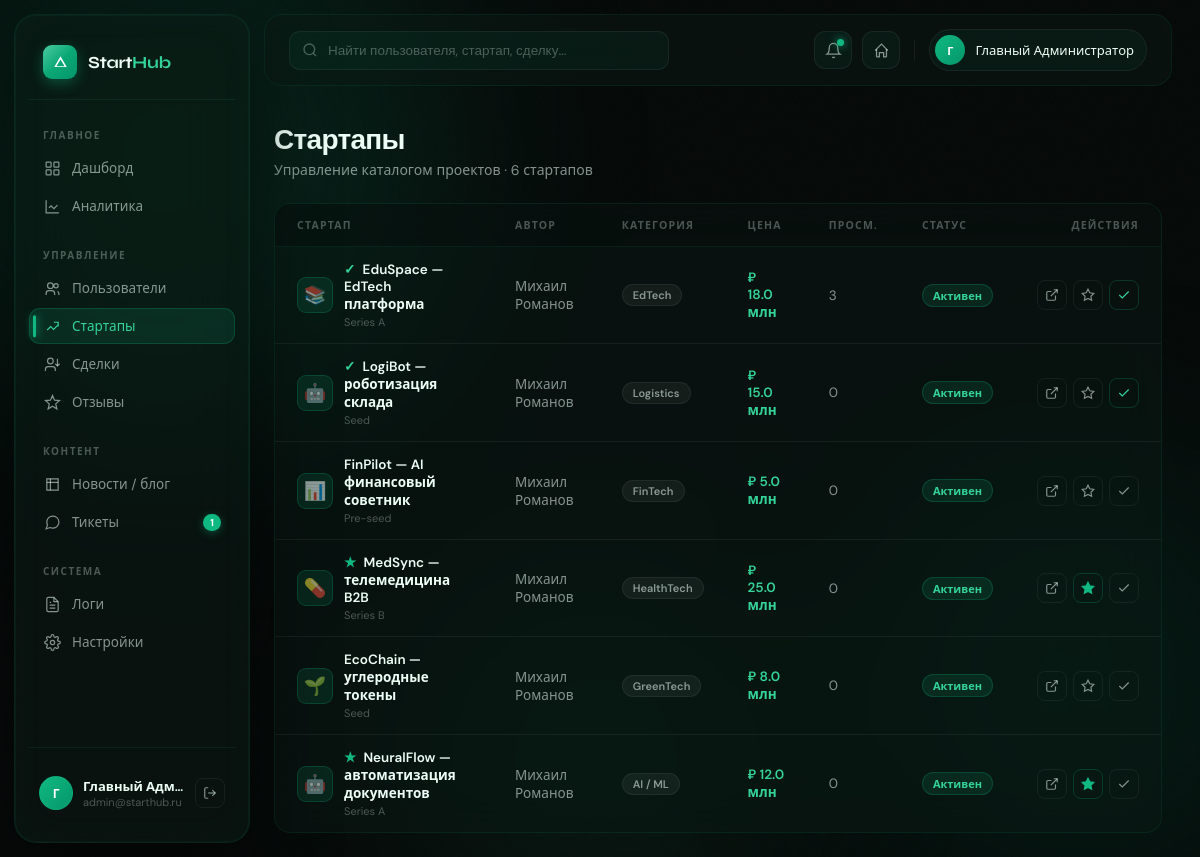
The page /admin/startups (signed in) on the database its author committed.
### models/user.py (models this page shows)
class User(Base):
    __tablename__ = "users"
    id              = Column(Integer, primary_key=True)
    email           = Column(String(255), unique=True, nullable=False, index=True)
    username        = Column(String(64),  unique=True, nullable=False)
    hashed_password = Column(String(255), nullable=False)
    role            = Column(Enum(UserRole), default=UserRole.buyer, nullable=False)
    full_name       = Column(String(128))
    avatar          = Column(String(512))
    bio             = Column(Text)
    phone           = Column(String(32))
    telegram        = Column(String(64))
    website         = Column(String(256))
    location        = Column(String(128))
    is_active       = Column(Boolean, default=True)
    is_verified     = Column(Boolean, default=False)
    is_banned       = Column(Boolean, default=False)
    ban_reason      = Column(Text)
    last_seen       = Column(DateTime, default=lambda: datetime.now(timezone.utc))
    created_at      = Column(DateTime, default=lambda: datetime.now(timezone.utc))
    updated_at      = Column(DateTime, default=lambda: datetime.now(timezone.utc),
                             onupdate=lambda: datetime.now(timezone.utc))
    startups          = relationship("Startup", back_populates="author", lazy="select")
    deals_as_buyer    = relationship("Deal", back_populates="buyer", foreign_keys="Deal.buyer_id")
    messages          = relationship("Message", back_populates="sender")
    favorite_startups = relationship("Startup", secondary=favorites, back_populates="favorited_by")
    notifications     = relationship("Notification", back_populates="user", cascade="all, delete-orphan")
    reviews_given     = relationship("Review", back_populates="author",      foreign_keys="Review.author_id")
    reviews_received  = relationship("Review", back_populates="target_user", foreign_keys="Review.target_user_id")
    tickets           = relationship("SupportTicket", back_populates="user", foreign_keys="SupportTicket.user_id")
    wallet            = relationship("Wallet", back_populates="user", uselist=False, cascade="all, delete-orphan")
    activity_logs     = relationship("ActivityLog", back_populates="user", cascade="all, delete-orphan")

### models/startup.py (models this page shows)
class Startup(Base):
    __tablename__ = "startups"
    id            = Column(Integer, primary_key=True)
    author_id     = Column(Integer, ForeignKey("users.id"), nullable=False, index=True)
    title         = Column(String(256), nullable=False)
    slug          = Column(String(256), unique=True, nullable=False, index=True)
    category      = Column(String(64))
    stage         = Column(String(64))
    tagline       = Column(String(512))
    description   = Column(Text)
    cover_image   = Column(String(512))
    emoji         = Column(String(8), default="🚀")
    price         = Column(Float)
    revenue       = Column(Float)
    valuation     = Column(Float)
    team_size     = Column(Integer)
    founded_year  = Column(Integer)
    website       = Column(String(256))
    pitch_deck_url = Column(String(512))
    status        = Column(Enum(StartupStatus), default=StartupStatus.draft)
    is_featured   = Column(Boolean, default=False)
    is_verified   = Column(Boolean, default=False)
    views_count   = Column(Integer, default=0)
    deals_count   = Column(Integer, default=0)
    created_at    = Column(DateTime, default=lambda: datetime.now(timezone.utc))
    updated_at    = Column(DateTime, default=lambda: datetime.now(timezone.utc),
                           onupdate=lambda: datetime.now(timezone.utc))
    author       = relationship("User", back_populates="startups")
    deals        = relationship("Deal", back_populates="startup")
    favorited_by = relationship("User", secondary="favorites", back_populates="favorite_startups")
    tags         = relationship("Tag",  secondary=startup_tags_assoc, back_populates="startups")
    reviews      = relationship("Review", back_populates="startup", foreign_keys="Review.startup_id")

### routers/admin.py (the view)
@router.get("/startups", response_class=HTMLResponse)
async def startups_list(request: Request, db: AsyncSession = Depends(get_db)):
    admin = await _require_admin(request, db)
    badges = await _badges(db)
    startups = (await db.execute(
        select(Startup).options(selectinload(Startup.author)).order_by(Startup.created_at.desc())
    )).scalars().all()
    return render(request, "admin/startups.html", {"user": admin, **badges, "startups": startups})

### templates/admin/startups.html (shortened to what this page needs)
{% extends "admin/base_admin.html" %}
{% block admin_content %}
<div class="page-h">
  <div class="page-h-left">
    <h1>Стартапы</h1>
    <p>Управление каталогом проектов · {{ startups|length }} стартапов</p>
  </div>
</div>
<div class="table-wrap reveal">
  <table class="tbl">
    <thead>
      <tr>
        <th>Стартап</th>
        <th>Автор</th>
        <th>Категория</th>
        <th>Цена</th>
        <th>Просм.</th>
        <th>Статус</th>
        <th style="text-align:right">Действия</th>
      </tr>
    </thead>
    <tbody>
      {% for s in startups %}
      <tr>
        <td>
          <div style="display:flex;align-items:center;gap:11px">
            <div style="width:36px;height:36px;border-radius:9px;background:var(--em-dim);border:1px solid var(--em-border);display:flex;align-items:center;justify-content:center;font-size:18px;flex-shrink:0">{{ s.emoji or '🚀' }}</div>
            <div>
              <div class="tbl-name">
                {% if s.is_featured %}<span title="Featured" style="color:var(--em);margin-right:4px">★</span>{% endif %}
                {% if s.is_verified %}<span title="Verified" style="color:var(--em2);margin-right:4px">✓</span>{% endif %}
                {{ s.title }}
              </div>
              <div style="font-size:11px;color:var(--text-dim);margin-top:2px">{{ s.stage or '—' }}</div>
            </div>
          </div>
        </td>
        <td>{{ s.author.full_name or s.author.username if s.author else '—' }}</td>
        <td><span class="badge badge-grey">{{ s.category or '—' }}</span></td>
        <td style="font-weight:600;color:var(--em2)">{{ s.price | money }}</td>
        <td>{{ s.views_count or 0 }}</td>
        <td>
          {% if s.status.value == 'active' %}<span class="badge badge-em">Активен</span>
          {% elif s.status.value == 'draft' %}<span class="badge badge-grey">Черновик</span>
          {% elif s.status.value == 'sold' %}<span class="badge badge-purple">Продан</span>
          {% else %}<span class="badge badge-red">Архив</span>{% endif %}
        </td>
        <td style="text-align:right">
          <div class="row-actions" style="justify-content:flex-end">
            <a href="/startup/{{ s.slug }}" target="_blank" class="row-action" title="Открыть">
              <svg viewBox="0 0 24 24" fill="none" stroke="currentColor" stroke-width="2"><path d="M18 13v6a2 2 0 0 1-2 2H5a2 2 0 0 1-2-2V8a2 2 0 0 1 2-2h6"/><polyline points="15 3 21 3 21 9"/><line x1="10" y1="14" x2="21" y2="3"/></svg>
            </a>
            <form method="post" action="/admin/startups/{{ s.id }}/feature" style="display:inline">
              <button class="row-action" title="{% if s.is_featured %}Снять с featured{% else %}Сделать featured{% endif %}" style="{% if s.is_featured %}color:var(--em);border-color:var(--em-border){% endif %}">
                <svg viewBox="0 0 24 24" fill="{% if s.is_featured %}currentColor{% else %}none{% endif %}" stroke="currentColor" stroke-width="2"><path d="M12 2l3.09 6.26L22 9.27l-5 4.87 1.18 6.88L12 17.77l-6.18 3.25L7 14.14 2 9.27l6.91-1.01L12 2z"/></svg>
              </button>
            </form>
            <form method="post" action="/admin/startups/{{ s.id }}/verify" style="display:inline">
              <button class="row-action" title="{% if s.is_verified %}Снять верификацию{% else %}Верифицировать{% endif %}" style="{% if s.is_verified %}color:var(--em2);border-color:var(--em-border){% endif %}">
                <svg viewBox="0 0 24 24" fill="none" stroke="currentColor" stroke-width="2"><polyline points="20 6 9 17 4 12"/></svg>
              </button>
            </form>
          </div>
        </td>
      </tr>
      {% else %}
      <tr><td colspan="7"><div class="empty"><div class="empty-icon">🚀</div><h3>Стартапов нет</h3><p>Появятся после первой публикации</p></div></td></tr>
      {% endfor %}
    </tbody>
  </table>
</div>
{% endblock %}

### templates/admin/base_admin.html (shortened to what this page needs)
<!DOCTYPE html>
<html lang="ru">
<head>
</head>
<body>
<div class="blob-container">
  <div class="blob b1"></div>
  <div class="blob b2"></div>
  <div class="blob b3"></div>
</div>
<div class="admin-shell">
  <aside class="sidebar">
    <a href="/" class="sidebar-logo">
      <div class="logo-mark">
        <svg viewBox="0 0 24 24" xmlns="http://www.w3.org/2000/svg"><path d="M12 2L2 19h20L12 2zm0 5l6.5 11h-13L12 7z"/></svg>
      </div>
      <div class="logo-text">Start<span>Hub</span></div>
    </a>
    <div class="sidebar-section">
      <div class="sidebar-section-label">Главное</div>
      <a href="/admin/dashboard" class="nav-item {% if request.url.path == '/admin/dashboard' %}active{% endif %}">
        <span class="nav-icon">
          <svg viewBox="0 0 24 24" fill="none" stroke="currentColor"><rect x="3" y="3" width="7" height="7" rx="1"/><rect x="14" y="3" width="7" height="7" rx="1"/><rect x="3" y="14" width="7" height="7" rx="1"/><rect x="14" y="14" width="7" height="7" rx="1"/></svg>
        </span>
        Дашборд
      </a>
      <a href="/admin/analytics" class="nav-item {% if request.url.path == '/admin/analytics' %}active{% endif %}">
        <span class="nav-icon">
          <svg viewBox="0 0 24 24" fill="none" stroke="currentColor"><path d="M3 3v18h18"/><path d="M7 14l3-3 4 4 5-5"/></svg>
        </span>
        Аналитика
      </a>
    </div>
    <div class="sidebar-section">
      <div class="sidebar-section-label">Управление</div>
      <a href="/admin/users" class="nav-item {% if request.url.path.startswith('/admin/users') %}active{% endif %}">
        <span class="nav-icon">
          <svg viewBox="0 0 24 24" fill="none" stroke="currentColor"><circle cx="9" cy="8" r="4"/><path d="M3 21v-2a4 4 0 0 1 4-4h4a4 4 0 0 1 4 4v2"/><circle cx="17" cy="8" r="3"/><path d="M21 21v-2a3 3 0 0 0-2-2.83"/></svg>
        </span>
        Пользователи
      </a>
      <a href="/admin/startups" class="nav-item {% if request.url.path.startswith('/admin/startups') %}active{% endif %}">
        <span class="nav-icon">
          <svg viewBox="0 0 24 24" fill="none" stroke="currentColor"><path d="M4.5 17l5-5 4 4 6-6"/><path d="M14 6h6v6"/></svg>
        </span>
        Стартапы
      </a>
      <a href="/admin/deals" class="nav-item {% if request.url.path.startswith('/admin/deals') %}active{% endif %}">
        <span class="nav-icon">
          <svg viewBox="0 0 24 24" fill="none" stroke="currentColor"><path d="M16 21v-2a4 4 0 0 0-4-4H6a4 4 0 0 0-4 4v2"/><circle cx="9" cy="7" r="4"/><path d="M22 11l-3 3-3-3"/><path d="M19 14V4"/></svg>
        </span>
        Сделки
      </a>
      <a href="/admin/reviews" class="nav-item {% if request.url.path.startswith('/admin/reviews') %}active{% endif %}">
        <span class="nav-icon">
          <svg viewBox="0 0 24 24" fill="none" stroke="currentColor"><path d="M12 17.27L18.18 21l-1.64-7.03L22 9.24l-7.19-.61L12 2 9.19 8.63 2 9.24l5.46 4.73L5.82 21z"/></svg>
        </span>
        Отзывы
      </a>
    </div>
    <div class="sidebar-section">
      <div class="sidebar-section-label">Контент</div>
      <a href="/admin/news" class="nav-item {% if request.url.path.startswith('/admin/news') %}active{% endif %}">
        <span class="nav-icon">
          <svg viewBox="0 0 24 24" fill="none" stroke="currentColor"><path d="M4 4h16v16H4z"/><path d="M4 9h16"/><path d="M9 4v16"/></svg>
        </span>
        Новости / блог
      </a>
      <a href="/admin/tickets" class="nav-item {% if request.url.path.startswith('/admin/tickets') %}active{% endif %}">
        <span class="nav-icon">
          <svg viewBox="0 0 24 24" fill="none" stroke="currentColor"><path d="M21 11.5a8.38 8.38 0 0 1-.9 3.8 8.5 8.5 0 0 1-7.6 4.7 8.38 8.38 0 0 1-3.8-.9L3 21l1.9-5.7a8.38 8.38 0 0 1-.9-3.8 8.5 8.5 0 0 1 4.7-7.6 8.38 8.38 0 0 1 3.8-.9h.5a8.48 8.48 0 0 1 8 8v.5z"/></svg>
        </span>
        Тикеты
        {% if open_tickets %}<span class="nav-badge">{{ open_tickets }}</span>{% endif %}
      </a>
    </div>
    <div class="sidebar-section">
      <div class="sidebar-section-label">Система</div>
      <a href="/admin/logs" class="nav-item {% if request.url.path == '/admin/logs' %}active{% endif %}">
        <span class="nav-icon">
          <svg viewBox="0 0 24 24" fill="none" stroke="currentColor"><path d="M14 2H6a2 2 0 0 0-2 2v16a2 2 0 0 0 2 2h12a2 2 0 0 0 2-2V8z"/><path d="M14 2v6h6"/><path d="M8 13h8M8 17h8M8 9h2"/></svg>
        </span>
        Логи
      </a>
      <a href="/admin/settings" class="nav-item {% if request.url.path == '/admin/settings' %}active{% endif %}">
        <span class="nav-icon">
        </span>
        Настройки
      </a>
    </div>
    <div class="sidebar-footer">
      <div class="sidebar-user">
        <div class="su-ava">{% if user.full_name %}{{ user.full_name[0] }}{% else %}{{ user.username[0]|upper }}{% endif %}</div>
        <div class="su-info">
          <div class="su-name">{{ user.full_name or user.username }}</div>
          <div class="su-email">{{ user.email }}</div>
        </div>
        <a href="/logout" class="su-logout" title="Выход">
          <svg width="14" height="14" viewBox="0 0 24 24" fill="none" stroke="currentColor" stroke-width="2"><path d="M9 21H5a2 2 0 0 1-2-2V5a2 2 0 0 1 2-2h4"/><polyline points="16 17 21 12 16 7"/><line x1="21" y1="12" x2="9" y2="12"/></svg>
        </a>
      </div>
    </div>
  </aside>
  <main class="admin-main">
    <div class="topbar">
      <div class="topbar-search">
        <svg viewBox="0 0 24 24" fill="none" stroke="currentColor" stroke-width="2"><circle cx="11" cy="11" r="8"/><line x1="21" y1="21" x2="16.65" y2="16.65"/></svg>
        <input type="text" placeholder="Найти пользователя, стартап, сделку..." id="globalSearch">
      </div>
      <div class="topbar-actions">
        <button class="tb-btn" title="Уведомления">
          <svg viewBox="0 0 24 24" fill="none" stroke="currentColor" stroke-width="1.8"><path d="M18 8A6 6 0 0 0 6 8c0 7-3 9-3 9h18s-3-2-3-9"/><path d="M13.73 21a2 2 0 0 1-3.46 0"/></svg>
          <span class="dot"></span>
        </button>
        <a href="/" class="tb-btn" title="На сайт">
          <svg viewBox="0 0 24 24" fill="none" stroke="currentColor" stroke-width="1.8"><path d="M3 12l2-2 7-7 7 7 2 2"/><path d="M5 10v10a1 1 0 0 0 1 1h3v-6h6v6h3a1 1 0 0 0 1-1V10"/></svg>
        </a>
        <div class="tb-user">
          <div class="tb-user-ava">{% if user.full_name %}{{ user.full_name[0] }}{% else %}{{ user.username[0]|upper }}{% endif %}</div>
          <div class="tb-user-name">{{ user.full_name or user.username }}</div>
        </div>
      </div>
    </div>
    <div class="admin-content">
      {% block admin_content %}{% endblock %}
    </div>
  </main>
</div>
</body>
</html>

### rows shown on the page
User: full_name "Г", full_name "Главный Адм…", email "admin@starthub.ru", full_name "Главный Администратор"
Startup: emoji "📚", title "EduSpace — EdTech платформа", stage "Series A", author "Михаил Романов", category "EdTech", price "₽ 18.0 млн", views_count "3", status "Активен", is_featured False (drawn)
Startup: emoji "🤖", title "LogiBot — роботизация склада", stage "Seed", author "Михаил Романов", category "Logistics", price "₽ 15.0 млн", views_count "0", status "Активен", is_featured False (drawn)
Startup: emoji "📊", title "FinPilot — AI финансовый советник", stage "Pre-seed", author "Михаил Романов", category "FinTech", price "₽ 5.0 млн", views_count "0", status "Активен", is_featured False (drawn)
Startup: emoji "💊", title "MedSync — телемедицина B2B", stage "Series B", author "Михаил Романов", category "HealthTech", price "₽ 25.0 млн", views_count "0", status "Активен", is_featured True (drawn)
Startup: emoji "🌱", title "EcoChain — углеродные токены", stage "Seed", author "Михаил Романов", category "GreenTech", price "₽ 8.0 млн", views_count "0", status "Активен", is_featured False (drawn)
Startup: emoji "🤖", title "NeuralFlow — автоматизация документов", stage "Series A", author "Михаил Романов", category "AI / ML", price "₽ 12.0 млн", views_count "0", status "Активен", is_featured True (drawn)

### other values the page prints
{{ open_tickets }} "1"
{{ startups|length }} "6"
